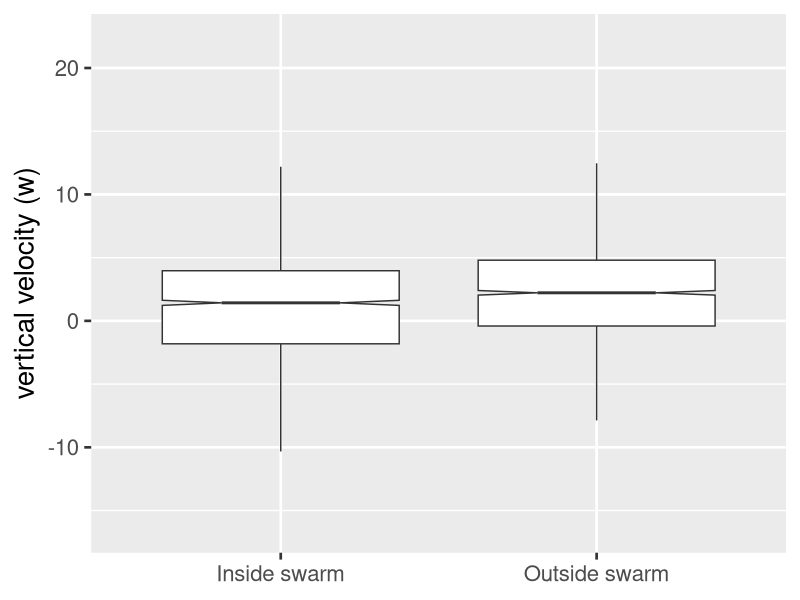

This chart was generated by the following R code:
library(tidyverse)
library(dplyr)
library(here)

################
# Load data ####
################
data <- read_delim(
  file = here("Data_satiation sinking DRYAD_2017-11-07.csv")) |>
  rename_with(~ gsub(" ","_", .x), contains(" ")) |>
  drop_na(Swarm_number) |>
  select(Swarm_number, ADCP_w_in_swarm, ADCP_w_above_midpoint, ADCP_w_below_swarm) |>
  mutate(w_outside = if_else(is.na(ADCP_w_above_midpoint), ADCP_w_below_swarm, 
                             ifelse(is.na(ADCP_w_below_swarm), ADCP_w_above_midpoint,
                             (ADCP_w_above_midpoint + ADCP_w_below_swarm) / 2),
                             )) |>
  mutate(w_anomaly = ADCP_w_in_swarm - w_outside)


data |> pivot_longer(-Swarm_number) |>
  filter(name %in% c("ADCP_w_in_swarm", "w_outside")) |>
  ggplot(aes(x=name,y=value)) +
  theme_gray(base_size = 20) +
  geom_boxplot(notch=TRUE, outlier.shape = NA) +
  scale_x_discrete(
    labels=c("ADCP_w_in_swarm" = "Inside swarm", 
             'w_outside'= 'Outside swarm')) +
  theme(axis.title.x = element_blank()) + 
  labs( y = "vertical velocity (w)")
